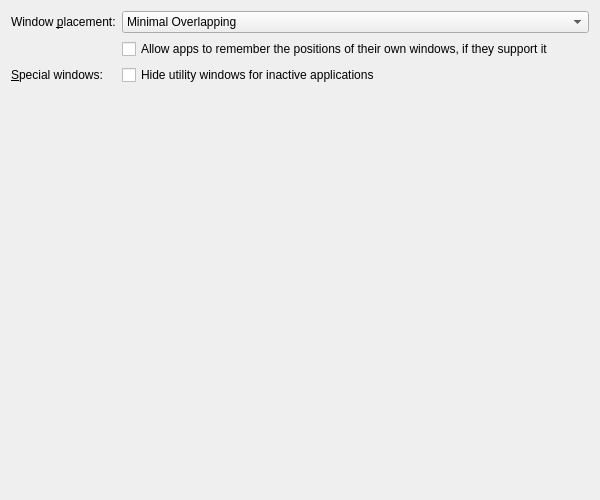
<?xml version="1.0" encoding="UTF-8"?>

<!--
SPDX-FileCopyrightText: 2023 Roman Gilg <subdiff@gmail.com>

SPDX-License-Identifier: GPL-2.0-or-later
-->

<ui version="4.0">
 <class>KWinAdvancedConfigForm</class>
 <widget class="QWidget" name="KWinAdvancedConfigForm">
  <property name="geometry">
   <rect>
    <x>0</x>
    <y>0</y>
    <width>600</width>
    <height>500</height>
   </rect>
  </property>
  <layout class="QFormLayout" name="formLayout">
   <property name="formAlignment">
    <set>Qt::AlignHCenter|Qt::AlignTop</set>
   </property>
   <item row="0" column="0">
    <widget class="QLabel" name="windowPlacementLabel">
     <property name="text">
      <string>Window &amp;placement:</string>
     </property>
     <property name="buddy">
      <cstring>kcfg_Placement</cstring>
     </property>
    </widget>
   </item>
   <item row="0" column="1">
    <widget class="QComboBox" name="kcfg_Placement">
     <property name="whatsThis">
      <string>&lt;html&gt;&lt;head/&gt;&lt;body&gt;&lt;p&gt;The placement policy determines where a new window will appear on the desktop.&lt;/p&gt;&lt;ul style=&quot;margin-top: 0px; margin-bottom: 0px; margin-left: 0px; margin-right: 0px; -qt-list-indent: 1;&quot;&gt;&lt;li style=&quot; margin-top:12px; margin-bottom:0px; margin-left:0px; margin-right:0px; -qt-block-indent:0; text-indent:0px;&quot;&gt;&lt;span style=&quot; font-style:italic;&quot;&gt;Smart&lt;/span&gt; will try to achieve a minimum overlap of windows&lt;/li&gt;&lt;li style=&quot; margin-top:0px; margin-bottom:0px; margin-left:0px; margin-right:0px; -qt-block-indent:0; text-indent:0px;&quot;&gt;&lt;span style=&quot; font-style:italic;&quot;&gt;Maximizing&lt;/span&gt; will try to maximize every window to fill the whole screen. It might be useful to selectively affect placement of some windows using the window-specific settings.&lt;/li&gt;&lt;li style=&quot; margin-top:0px; margin-bottom:0px; margin-left:0px; margin-right:0px; -qt-block-indent:0; text-indent:0px;&quot;&gt;&lt;span style=&quot; font-style:italic;&quot;&gt;Random&lt;/span&gt; will use a random position&lt;/li&gt;&lt;li style=&quot; margin-top:0px; margin-bottom:0px; margin-left:0px; margin-right:0px; -qt-block-indent:0; text-indent:0px;&quot;&gt;&lt;span style=&quot; font-style:italic;&quot;&gt;Centered&lt;/span&gt; will place the window centered&lt;/li&gt;&lt;li style=&quot; margin-top:0px; margin-bottom:0px; margin-left:0px; margin-right:0px; -qt-block-indent:0; text-indent:0px;&quot;&gt;&lt;span style=&quot; font-style:italic;&quot;&gt;Zero-cornered&lt;/span&gt; will place the window in the top-left corner&lt;/li&gt;&lt;li style=&quot; margin-top:0px; margin-bottom:12px; margin-left:0px; margin-right:0px; -qt-block-indent:0; text-indent:0px;&quot;&gt;&lt;span style=&quot; font-style:italic;&quot;&gt;Under mouse&lt;/span&gt; will place the window under the pointer&lt;/li&gt;&lt;/ul&gt;&lt;/body&gt;&lt;/html&gt;</string>
     </property>
     <item>
      <property name="text">
       <string>Minimal Overlapping</string>
      </property>
     </item>
     <item>
      <property name="text">
       <string>Maximized</string>
      </property>
     </item>
     <item>
      <property name="text">
       <string>Random</string>
      </property>
     </item>
     <item>
      <property name="text">
       <string>Centered</string>
      </property>
     </item>
     <item>
      <property name="text">
       <string>In Top-Left Corner</string>
      </property>
     </item>
     <item>
      <property name="text">
       <string>Under mouse</string>
      </property>
     </item>
    </widget>
   </item>
   <item row="1" column="1">
    <widget class="QCheckBox" name="kcfg_AllowKDEAppsToRememberWindowPositions">
     <property name="whatsThis">
      <string>When turned on, apps which are able to remember the positions of their windows are allowed to do so. This will override the window placement mode defined above.</string>
     </property>
     <property name="text">
      <string>Allow apps to remember the positions of their own windows, if they support it</string>
     </property>
    </widget>
   </item>
   <item row="2" column="0">
    <widget class="QLabel" name="specialWindowsLabel">
     <property name="text">
      <string>&amp;Special windows:</string>
     </property>
     <property name="buddy">
      <cstring>kcfg_HideUtilityWindowsForInactive</cstring>
     </property>
    </widget>
   </item>
   <item row="2" column="1">
    <widget class="QCheckBox" name="kcfg_HideUtilityWindowsForInactive">
     <property name="whatsThis">
      <string>When turned on, utility windows (tool windows, torn-off menus,...) of inactive applications will be hidden and will be shown only when the application becomes active. Note that applications have to mark the windows with the proper window type for this feature to work.</string>
     </property>
     <property name="text">
      <string>Hide utility windows for inactive applications</string>
     </property>
    </widget>
   </item>
  </layout>
 </widget>
 <resources/>
 <connections/>
</ui>
